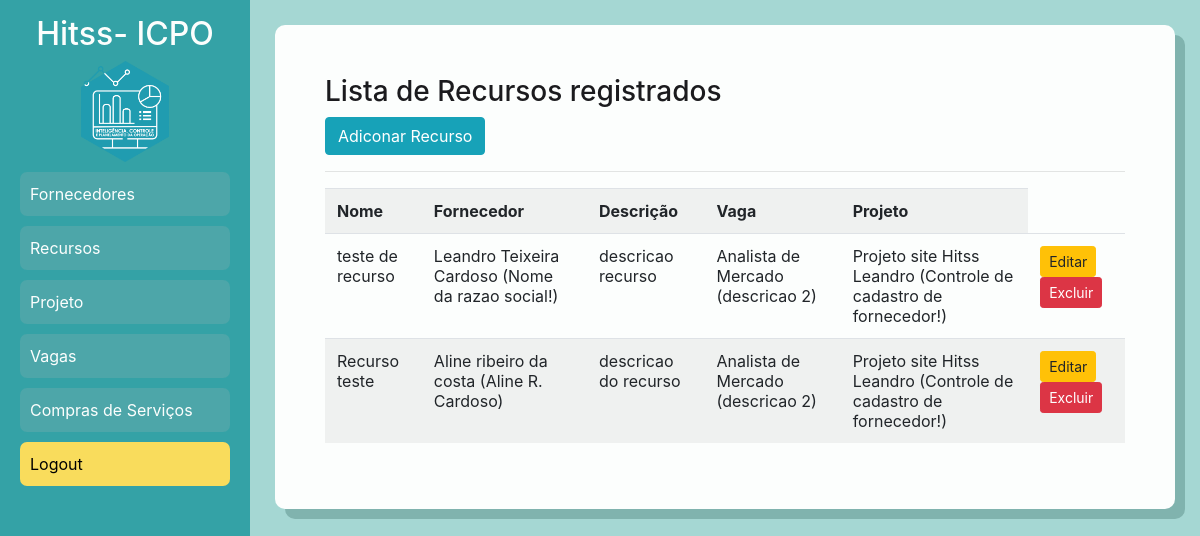
The page /listar/atividade/ (signed in) on the database its author committed.
### cadastros/models.py (models this page shows, shortened)
class Atividade(models.Model): # RECURSO
    nome = models.CharField(max_length=150, verbose_name="Nome", blank=True)
    descricao = models.CharField(max_length=150, verbose_name="Descrição", blank=True)
    campo = models.ForeignKey(Campo, on_delete=models.PROTECT, verbose_name="Fornecedor")#FK Fornecedor
    status = models.ForeignKey(Status, on_delete=models.PROTECT, verbose_name="Vaga")#FK VAGA
    classe = models.ForeignKey(Classe, on_delete=models.PROTECT, verbose_name="Projeto")#FK PROJETO
    class Meta:
        constraints = [
            models.UniqueConstraint(fields=["nome", "descricao"], name="unica_num_atividade_campo")
        ]

class Campo(models.Model): # FORNECEDOR
    nome = models.CharField(max_length=50)
    situacao = models.CharField(max_length=150, verbose_name="Situação")
    id_sap = models.CharField(max_length=150, verbose_name="Id SAP")
    id_servico = models.CharField(max_length=150, verbose_name="Id Serviço")
    centro = models.CharField(max_length=150, verbose_name="Centro")
    cnae = models.CharField(max_length=150, verbose_name="Cnae")
    razao_social = models.CharField(max_length=150, verbose_name="Razão Social")
    cnpj = models.CharField(max_length=150, verbose_name="CNPJ")
    def __str__(self):
        return "{} ({})".format(self.nome, self.razao_social)

class Status(models.Model): # VAGA
    nome = models.CharField(max_length=50)
    descricao = models.CharField(max_length=150, verbose_name="Descrição")
    def __str__(self):
        return "{} ({})".format(self.nome, self.descricao)

class Classe(models.Model): # PROJETO
    nome = models.CharField(max_length=50)
    gestor = models.CharField(max_length=150, verbose_name="Gestor")
    descricao = models.CharField(max_length=150, verbose_name="Descrição")
    def __str__(self):
        return "{} {} ({})".format(self.nome, self.gestor, self.descricao)

### cadastros/views.py (the view)
# urls.py: path('listar/atividade/', AtividadeList.as_view(), name="listar-atividades"),
class AtividadeList(GroupRequiredMixin, LoginRequiredMixin, ListView):
    group_required = [u'ICPO-admin', u'Gestores', u'Fornecedores']
    login_url = reverse_lazy('login')
    model = Atividade
    template_name = 'cadastros/listas/atividade.html'

### cadastros/templates/cadastros/listas/atividade.html
{% extends 'paginas/modelo.html' %}
{% load static %}
{% block conteudo %}
<h3> Lista de Recursos registrados</h3>
<a href="{% url 'cadastrar-atividade' %}" class="btn btn-info">Adiconar Recurso</a>
<hr>
<div class="table-responsive">
    <table class="table table-striped">
        <tr>
            <th>Nome</th>
            <th>Fornecedor</th>
            <th>Descrição</th>
            <th>Vaga</th>
            <th>Projeto</th>
        </tr>
        {% for atividade in object_list %}
        <tr>
            <td>{{ atividade.nome }}</td>
            <td>{{ atividade.campo }}</td>
            <td>{{ atividade.descricao }}</td>
            <td>{{ atividade.status }}</td>
            <td>{{ atividade.classe }}</td>
            <td>
                <a href="{% url 'editar-atividade' atividade.pk %}" class="btn btn-warning btn-sm" title="Editar">Editar</a>
                <a href="{% url 'excluir-atividade' atividade.pk %}" class="btn btn-danger btn-sm" title="Excluir">Excluir</a>
            </td>
        </tr>
        {% empty %}
        <tr>
            <td colspan="3">Nenhum campo registrado</td>
        </tr>
        {% endfor %}
    </table>
</div>
{% endblock  %}

### paginas/templates/paginas/modelo.html (shortened to what this page needs)
{% load static %}
<link rel="stylesheet" href="https://cdn.jsdelivr.net/npm/bootstrap@4.0.0/dist/css/bootstrap.min.css"
integrity="sha384-Gn5384xqQ1aoWXA+058RXPxPg6fy4IWvTNh0E263XmFcJlSAwiGgFAW/dAiS6JXm">
<!DOCTYPE html>
<html lang="pt-br">
<head>
    <link rel="stylesheet" href="{% static 'css/styles.css' %}">
</head>
<body>
    {% block sidebar %}
    <section class="sidebar">
        {% include 'include/sidebar.html' %}
    </section>
    {% endblock %}
    <main class="main">
        <div class="card-content">
            {% block conteudo %}{% endblock  %}
        </div>
    </main>
</body>
</html>

### paginas/templates/include/navbar.html (shortened to what this page needs)
{% load static %}

### paginas/templates/include/sidebar.html (shortened to what this page needs)
{% load static %}
<h2>Hitss- ICPO</h2>
<img src="{% static 'img/Logo ICPO.png' %}" width="35%" class="img-center-auto" alt="">
<div>
      {% if request.user.is_authenticated %}
      <a href="{% url 'listar-campos' %}">
        <div class="menu-link inside-bt-fit">
          Fornecedores
        </div>
      </a>
      <a href="{% url 'listar-atividades' %}">
        <div class="menu-link inside-bt-fit">
          Recursos
        </div>
      </a>
      <a href="{% url 'listar-classes' %}">
        <div class="menu-link inside-bt-fit">
          Projeto
        </div>
      </a>
      <a href="{% url 'listar-status' %}">
        <div class="menu-link inside-bt-fit">
          Vagas
        </div>
      </a>
      <a href="{% url 'listar-compra' %}">
        <div class="menu-link inside-bt-fit">
          Compras de Serviços
        </div>
      </a>
      <a href="{% url 'logout' %}">
        <div class="menu-link2 inside-bt-fit">
          Logout
        </div>
      </a>
      {% else %}
      <a class="" href="{% url 'login' %}">
        <div class="menu-link inside-bt-fit" >
          Login
        </div>
      </a>
      {% endif %}
</div>

### static/css/styles.css (style rules this page uses)
* { text-decoration: none; }
body { height: 100vh; display: grid; grid-template-columns: 250px 1fr; margin: 0; padding: 0; }
.sidebar { background-color: #34A2A6; grid-column: 1 / 2; grid-row: 1 / 3; color: #fcfefd; z-index: 1; font-size: 18px; padding-top: 15px; text-align: center; }
.inside-bt-fit { text-align: left; margin-left: 20px; margin-right: 20px; margin-block: 10px; border-radius: 7px; font-size: medium; text-decoration: none; }
.menu-link { text-decoration: none; color: #fcfefd; background-color: #4da6a9; padding: 10px; }
.menu-link2 { text-decoration: none; color: black; background-color: #f9dc5c; padding: 10px; }
.card-content { background-color: #fcfefd; border-radius: 10px; box-shadow: 10px 10px #80b3ae; min-height: 50%; padding: 50px; padding-left: 50px; }
.main { background-color: #A5D7D3; padding: 25px; color: #1B1B1E; grid-column: 2 / 3; grid-row: 1 / 3; gap: 20px; }

### rows shown on the page
Atividade: nome "teste de recurso", campo "Leandro Teixeira Cardoso (Nome da razao social!)", descricao "descricao recurso", status "Analista de Mercado (descricao 2)", classe "Projeto site Hitss Leandro (Controle de cadastro de fornecedor!)"
Atividade: nome "Recurso teste", campo "Aline ribeiro da costa (Aline R. Cardoso)", descricao "descricao do recurso", status "Analista de Mercado (descricao 2)", classe "Projeto site Hitss Leandro (Controle de cadastro de fornecedor!)"
